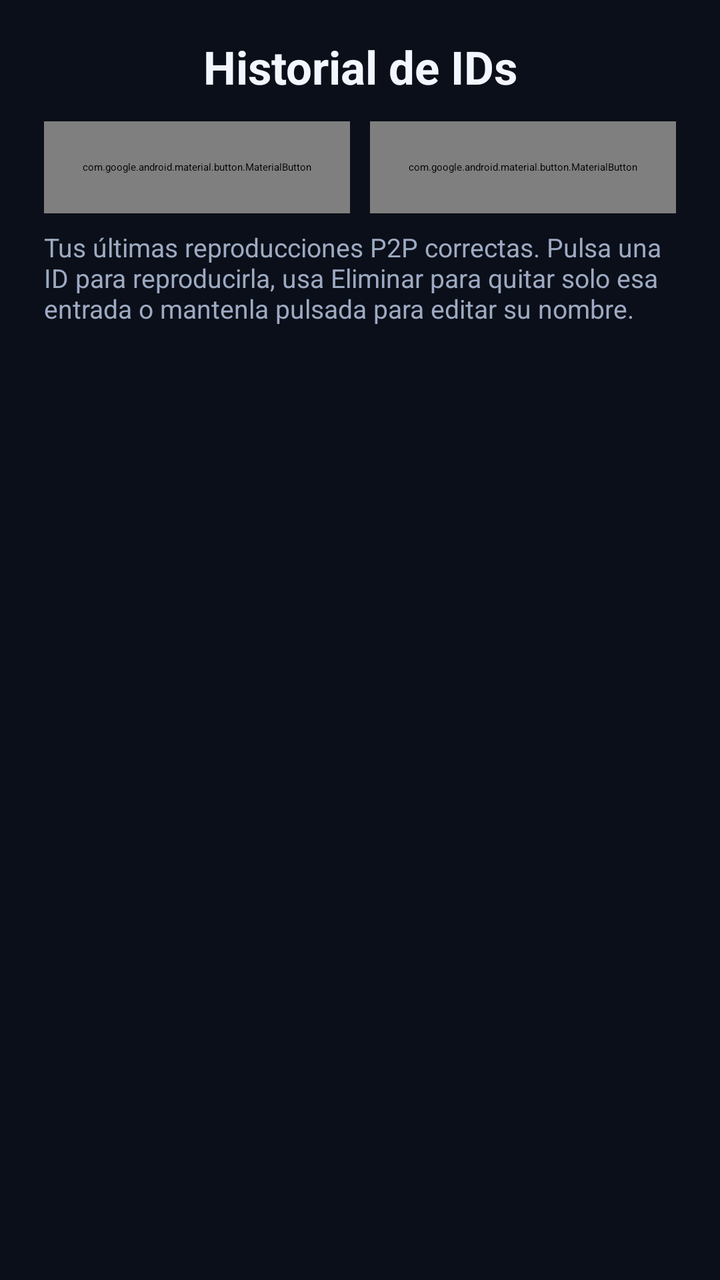
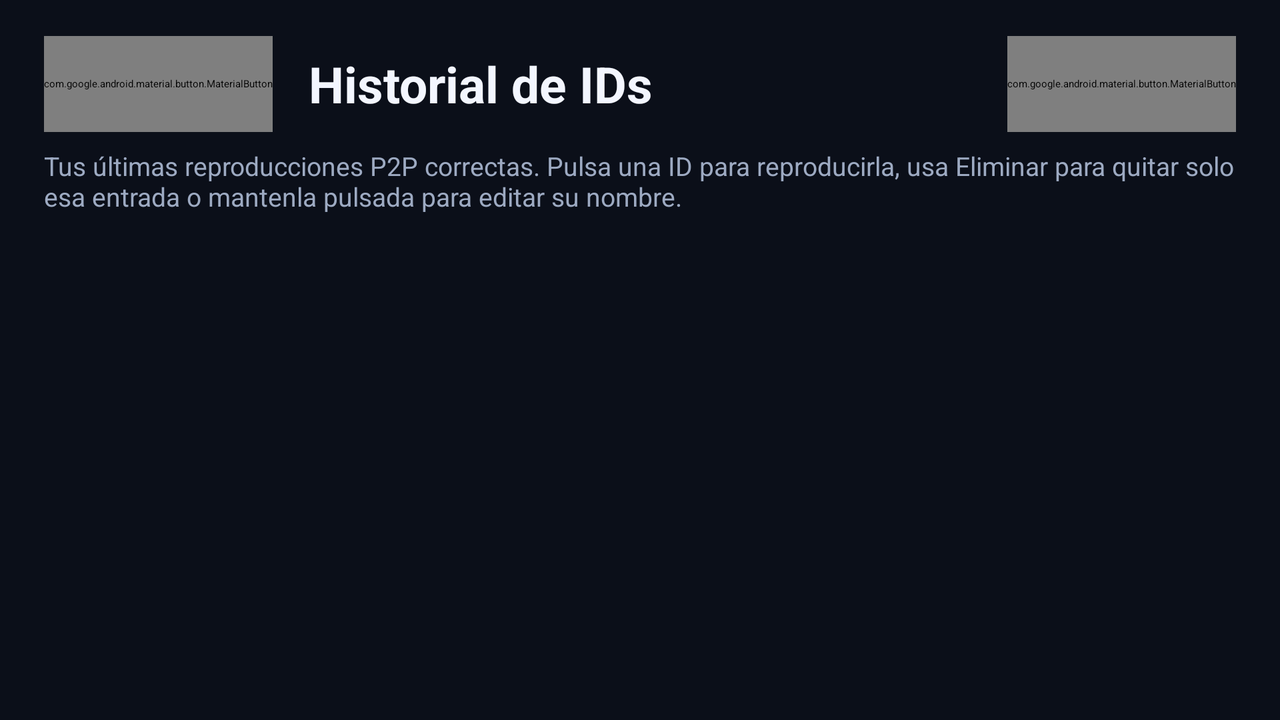

An Android layout and its configuration variant, each rendered on a device that would load it. The default file and the variant file are quoted in full after the pictures.
<!-- AndroidManifest.xml: application theme Theme.Mcp2p -->
<!-- res/layout/activity_history.xml -->
<?xml version="1.0" encoding="utf-8"?>

<LinearLayout android:orientation="vertical" android:background="@color/mcp_background" android:paddingTop="18.0dp" android:paddingBottom="12.0dp" android:layout_width="match_parent" android:layout_height="match_parent" android:paddingStart="22.0dp" android:paddingEnd="22.0dp"
  xmlns:android="http://schemas.android.com/apk/res/android" xmlns:app="http://schemas.android.com/apk/res-auto">
    <LinearLayout android:orientation="vertical" android:layout_width="match_parent" android:layout_height="wrap_content">
        <TextView android:textSize="23.0sp" android:textStyle="bold" android:textColor="@color/mcp_text" android:gravity="center" android:layout_width="match_parent" android:layout_height="wrap_content" android:layout_marginBottom="12.0dp" android:text="Historial de IDs" android:maxLines="1" />
        <LinearLayout android:gravity="center_vertical" android:orientation="horizontal" android:layout_width="match_parent" android:layout_height="wrap_content">
            <com.google.android.material.button.MaterialButton android:textSize="12.0sp" android:id="@id/button_history_back" android:layout_width="0.0dp" android:layout_height="46.0dp" android:text="‹  Volver" android:layout_weight="1.0" style="@style/Widget.Mcp2p.OutlinedButton" />
            <com.google.android.material.button.MaterialButton android:textSize="12.0sp" android:id="@id/button_history_clear" android:layout_width="0.0dp" android:layout_height="46.0dp" android:text="Borrar historial" android:layout_weight="1.0" android:layout_marginStart="10.0dp" style="@style/Widget.Mcp2p.OutlinedButton" />
        </LinearLayout>
    </LinearLayout>
    <TextView android:textSize="13.0sp" android:textColor="@color/mcp_text_muted" android:layout_width="match_parent" android:layout_height="wrap_content" android:layout_marginTop="8.0dp" android:layout_marginBottom="12.0dp" android:text="Tus últimas reproducciones P2P correctas. Pulsa una ID para reproducirla, usa Eliminar para quitar solo esa entrada o mantenla pulsada para editar su nombre." />
    <TextView android:textSize="16.0sp" android:textColor="@color/mcp_text_muted" android:gravity="center" android:id="@id/text_history_empty" android:visibility="gone" android:layout_width="match_parent" android:layout_height="0.0dp" android:text="Todavía no hay reproducciones en el historial.\nLas IDs aparecerán aquí cuando se reproduzcan correctamente." android:layout_weight="1.0" />
    <androidx.recyclerview.widget.RecyclerView android:id="@id/recycler_playback_history" android:paddingTop="2.0dp" android:paddingBottom="12.0dp" android:scrollbars="vertical" android:clipToPadding="false" android:layout_width="match_parent" android:layout_height="0.0dp" android:layout_weight="1.0" />
</LinearLayout>
<!-- resources referenced by this layout -->
<resources>
  <color name="mcp_background">#0b0f19</color>
  <color name="mcp_text">#f3f6ff</color>
  <color name="mcp_text_muted">#9daac2</color>
</resources>
<!-- res/layout-land/activity_history.xml (the repository's variant of the layout above) -->
<!-- drawn on the phone turned sideways -->
<?xml version="1.0" encoding="utf-8"?>

<LinearLayout android:orientation="vertical" android:background="@color/mcp_background" android:paddingTop="18.0dp" android:paddingBottom="12.0dp" android:layout_width="match_parent" android:layout_height="match_parent" android:paddingStart="22.0dp" android:paddingEnd="22.0dp"
  xmlns:android="http://schemas.android.com/apk/res/android" xmlns:app="http://schemas.android.com/apk/res-auto">
    <LinearLayout android:gravity="center_vertical" android:orientation="horizontal" android:layout_width="match_parent" android:layout_height="wrap_content">
        <com.google.android.material.button.MaterialButton android:id="@id/button_history_back" android:layout_width="wrap_content" android:layout_height="48.0dp" android:text="‹  Volver" style="@style/Widget.Mcp2p.OutlinedButton" />
        <TextView android:textSize="25.0sp" android:textStyle="bold" android:textColor="@color/mcp_text" android:layout_width="0.0dp" android:layout_height="wrap_content" android:text="Historial de IDs" android:maxLines="1" android:layout_weight="1.0" android:layout_marginStart="18.0dp" />
        <com.google.android.material.button.MaterialButton android:id="@id/button_history_clear" android:layout_width="wrap_content" android:layout_height="48.0dp" android:text="Borrar historial" style="@style/Widget.Mcp2p.OutlinedButton" />
    </LinearLayout>
    <TextView android:textSize="13.0sp" android:textColor="@color/mcp_text_muted" android:layout_width="match_parent" android:layout_height="wrap_content" android:layout_marginTop="8.0dp" android:layout_marginBottom="12.0dp" android:text="Tus últimas reproducciones P2P correctas. Pulsa una ID para reproducirla, usa Eliminar para quitar solo esa entrada o mantenla pulsada para editar su nombre." />
    <TextView android:textSize="16.0sp" android:textColor="@color/mcp_text_muted" android:gravity="center" android:id="@id/text_history_empty" android:visibility="gone" android:layout_width="match_parent" android:layout_height="0.0dp" android:text="Todavía no hay reproducciones en el historial.\nLas IDs aparecerán aquí cuando se reproduzcan correctamente." android:layout_weight="1.0" />
    <androidx.recyclerview.widget.RecyclerView android:id="@id/recycler_playback_history" android:paddingTop="2.0dp" android:paddingBottom="12.0dp" android:scrollbars="vertical" android:clipToPadding="false" android:layout_width="match_parent" android:layout_height="0.0dp" android:layout_weight="1.0" />
</LinearLayout>
